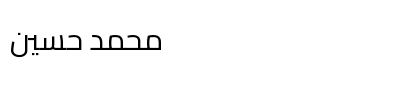

Generate this figure with Python:
from PIL import Image, ImageDraw, ImageFont

font = ImageFont.truetype("static/fonts/Cairo-Variable.ttf", 30)
img = Image.new('RGB', (400, 100), 'white')
d = ImageDraw.Draw(img)
d.text((10, 10), "محمد حسين", font=font, fill='black', direction='rtl', language='ar')
img.save('test_raqm_rtl.png')
